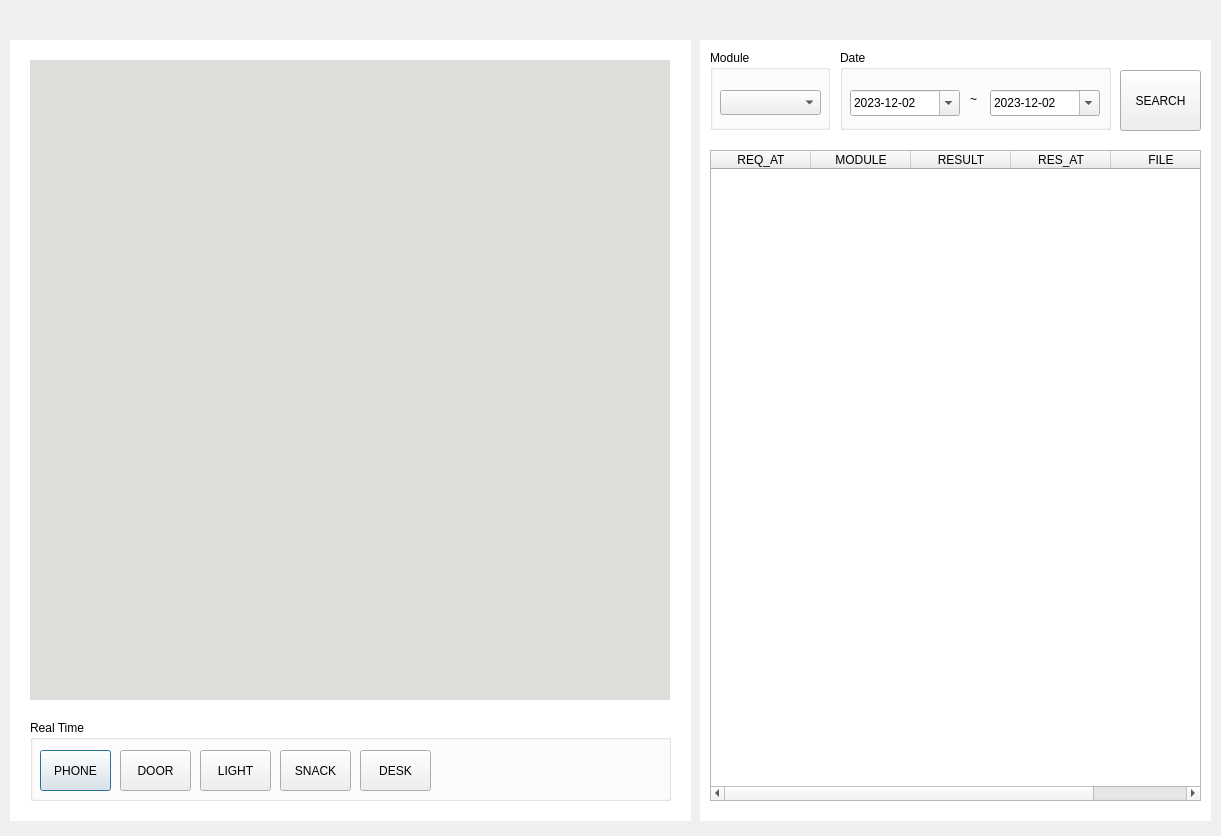
<?xml version="1.0" encoding="UTF-8"?>
<ui version="4.0">
 <class>Dialog</class>
 <widget class="QDialog" name="Dialog">
  <property name="geometry">
   <rect>
    <x>0</x>
    <y>0</y>
    <width>1221</width>
    <height>836</height>
   </rect>
  </property>
  <property name="windowTitle">
   <string>Dialog</string>
  </property>
  <property name="styleSheet">
   <string notr="true"/>
  </property>
  <widget class="QLabel" name="video">
   <property name="geometry">
    <rect>
     <x>30</x>
     <y>60</y>
     <width>640</width>
     <height>640</height>
    </rect>
   </property>
   <property name="styleSheet">
    <string notr="true">background-color: rgb(222, 221, 218);</string>
   </property>
   <property name="text">
    <string/>
   </property>
  </widget>
  <widget class="QGroupBox" name="groupBox">
   <property name="geometry">
    <rect>
     <x>30</x>
     <y>720</y>
     <width>641</width>
     <height>81</height>
    </rect>
   </property>
   <property name="title">
    <string>Real Time</string>
   </property>
   <widget class="QPushButton" name="fx_button_phone">
    <property name="geometry">
     <rect>
      <x>10</x>
      <y>30</y>
      <width>71</width>
      <height>41</height>
     </rect>
    </property>
    <property name="text">
     <string>PHONE</string>
    </property>
   </widget>
   <widget class="QPushButton" name="fx_button_door">
    <property name="geometry">
     <rect>
      <x>90</x>
      <y>30</y>
      <width>71</width>
      <height>41</height>
     </rect>
    </property>
    <property name="text">
     <string>DOOR</string>
    </property>
   </widget>
   <widget class="QPushButton" name="fx_button_light">
    <property name="geometry">
     <rect>
      <x>170</x>
      <y>30</y>
      <width>71</width>
      <height>41</height>
     </rect>
    </property>
    <property name="text">
     <string>LIGHT</string>
    </property>
   </widget>
   <widget class="QPushButton" name="fx_button_snack">
    <property name="geometry">
     <rect>
      <x>250</x>
      <y>30</y>
      <width>71</width>
      <height>41</height>
     </rect>
    </property>
    <property name="text">
     <string>SNACK</string>
    </property>
   </widget>
   <widget class="QPushButton" name="fx_button_desk">
    <property name="geometry">
     <rect>
      <x>330</x>
      <y>30</y>
      <width>71</width>
      <height>41</height>
     </rect>
    </property>
    <property name="text">
     <string>DESK</string>
    </property>
   </widget>
  </widget>
  <widget class="QTableWidget" name="db_tableWidget">
   <property name="geometry">
    <rect>
     <x>710</x>
     <y>150</y>
     <width>491</width>
     <height>651</height>
    </rect>
   </property>
   <column>
    <property name="text">
     <string>REQ_AT</string>
    </property>
   </column>
   <column>
    <property name="text">
     <string>MODULE</string>
    </property>
   </column>
   <column>
    <property name="text">
     <string>RESULT</string>
    </property>
   </column>
   <column>
    <property name="text">
     <string>RES_AT</string>
    </property>
   </column>
   <column>
    <property name="text">
     <string>FILE</string>
    </property>
   </column>
  </widget>
  <widget class="QPushButton" name="db_button_search">
   <property name="geometry">
    <rect>
     <x>1120</x>
     <y>70</y>
     <width>81</width>
     <height>61</height>
    </rect>
   </property>
   <property name="text">
    <string>SEARCH</string>
   </property>
  </widget>
  <widget class="QLabel" name="label">
   <property name="geometry">
    <rect>
     <x>700</x>
     <y>40</y>
     <width>511</width>
     <height>781</height>
    </rect>
   </property>
   <property name="styleSheet">
    <string notr="true">background-color: rgb(255, 255, 255);</string>
   </property>
   <property name="text">
    <string/>
   </property>
  </widget>
  <widget class="QLabel" name="label_2">
   <property name="geometry">
    <rect>
     <x>10</x>
     <y>40</y>
     <width>681</width>
     <height>781</height>
    </rect>
   </property>
   <property name="styleSheet">
    <string notr="true">background-color: rgb(255, 255, 255);</string>
   </property>
   <property name="text">
    <string/>
   </property>
  </widget>
  <widget class="QGroupBox" name="groupBox_2">
   <property name="geometry">
    <rect>
     <x>710</x>
     <y>50</y>
     <width>120</width>
     <height>80</height>
    </rect>
   </property>
   <property name="title">
    <string>Module</string>
   </property>
   <widget class="QComboBox" name="db_comboBox">
    <property name="geometry">
     <rect>
      <x>10</x>
      <y>40</y>
      <width>101</width>
      <height>25</height>
     </rect>
    </property>
   </widget>
  </widget>
  <widget class="QGroupBox" name="groupBox_3">
   <property name="geometry">
    <rect>
     <x>840</x>
     <y>50</y>
     <width>271</width>
     <height>80</height>
    </rect>
   </property>
   <property name="title">
    <string>Date</string>
   </property>
   <widget class="QDateEdit" name="db_date_from">
    <property name="geometry">
     <rect>
      <x>10</x>
      <y>40</y>
      <width>110</width>
      <height>26</height>
     </rect>
    </property>
    <property name="maximumDateTime">
     <datetime>
      <hour>23</hour>
      <minute>59</minute>
      <second>59</second>
      <year>2025</year>
      <month>12</month>
      <day>31</day>
     </datetime>
    </property>
    <property name="minimumDateTime">
     <datetime>
      <hour>0</hour>
      <minute>0</minute>
      <second>0</second>
      <year>2023</year>
      <month>12</month>
      <day>2</day>
     </datetime>
    </property>
    <property name="displayFormat">
     <string>yyyy-MM-dd</string>
    </property>
    <property name="calendarPopup">
     <bool>true</bool>
    </property>
   </widget>
   <widget class="QDateEdit" name="db_date_to">
    <property name="geometry">
     <rect>
      <x>150</x>
      <y>40</y>
      <width>110</width>
      <height>26</height>
     </rect>
    </property>
    <property name="maximumDateTime">
     <datetime>
      <hour>23</hour>
      <minute>59</minute>
      <second>59</second>
      <year>2025</year>
      <month>12</month>
      <day>31</day>
     </datetime>
    </property>
    <property name="minimumDateTime">
     <datetime>
      <hour>0</hour>
      <minute>0</minute>
      <second>0</second>
      <year>2023</year>
      <month>12</month>
      <day>2</day>
     </datetime>
    </property>
    <property name="displayFormat">
     <string>yyyy-MM-dd</string>
    </property>
    <property name="calendarPopup">
     <bool>true</bool>
    </property>
   </widget>
   <widget class="QLabel" name="db_label_for">
    <property name="geometry">
     <rect>
      <x>130</x>
      <y>40</y>
      <width>16</width>
      <height>17</height>
     </rect>
    </property>
    <property name="text">
     <string>~</string>
    </property>
   </widget>
  </widget>
  <zorder>label_2</zorder>
  <zorder>label</zorder>
  <zorder>video</zorder>
  <zorder>groupBox</zorder>
  <zorder>db_tableWidget</zorder>
  <zorder>db_button_search</zorder>
  <zorder>groupBox_2</zorder>
  <zorder>groupBox_3</zorder>
 </widget>
 <resources/>
 <connections/>
</ui>
